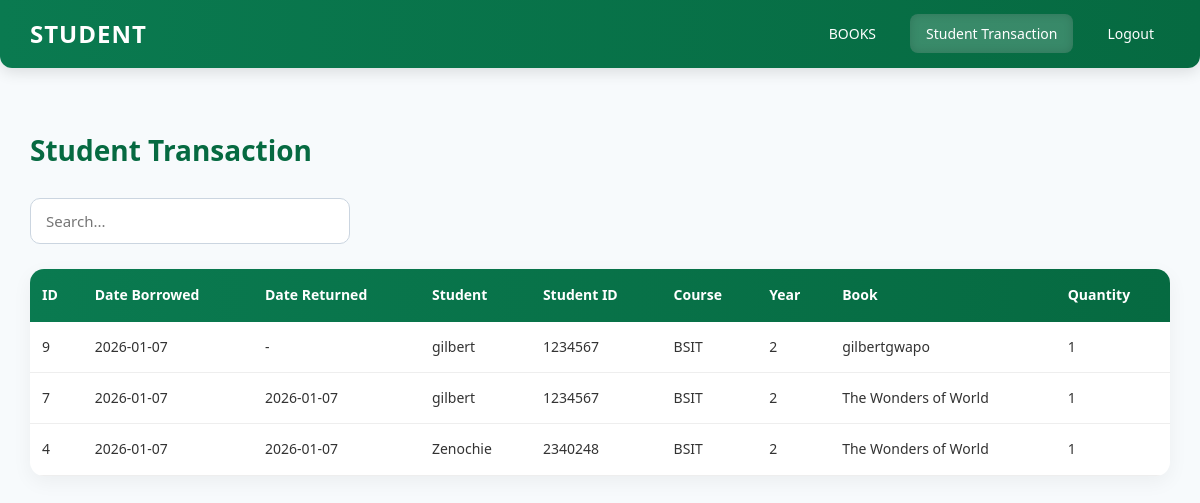
Before: /pisti/student_transaction.php (signed in) with the older database file.
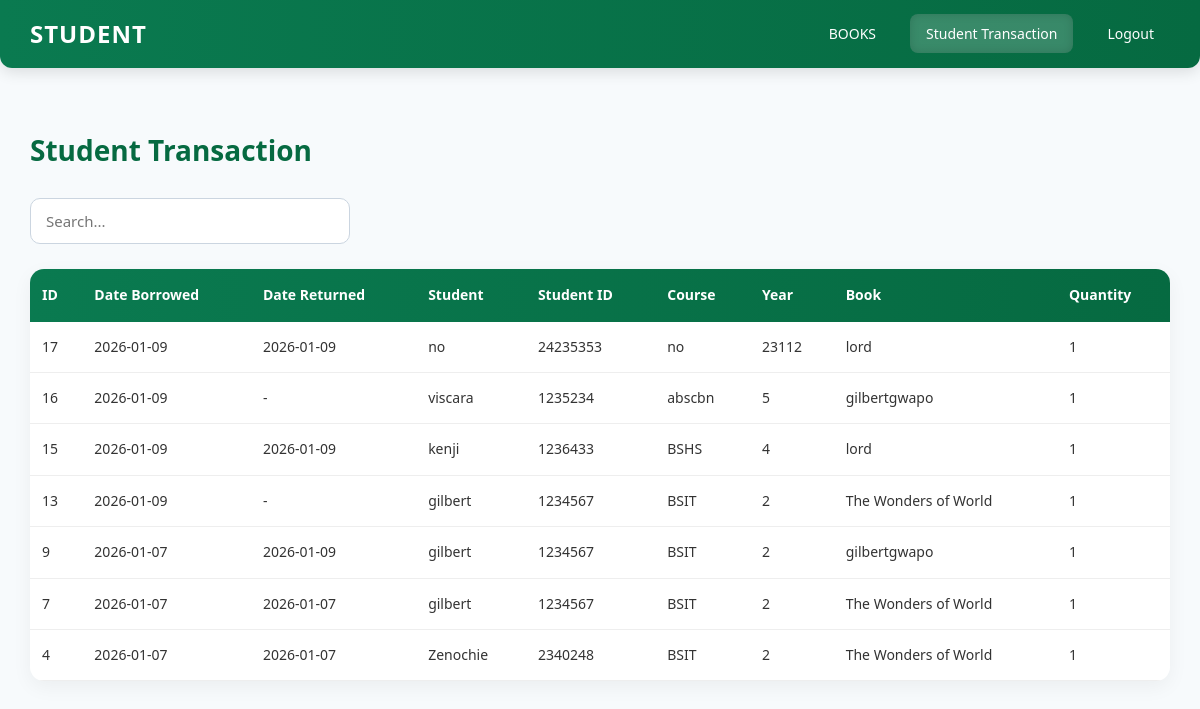
After: the same page with the newer database file.
### tables this page shows
CREATE TABLE `transactions` (
  `transaction_id` int(11) NOT NULL,
  `student_id` int(7) NOT NULL,
  `book_id` int(11) NOT NULL,
  `date_borrowed` date NOT NULL,
  `date_returned` date DEFAULT NULL,
  `quantity` int(11) DEFAULT 1
);

CREATE TABLE `students` (
  `student_id` int(7) NOT NULL,
  `student_name` varchar(255) NOT NULL,
  `course` varchar(100) NOT NULL,
  `phone_number` varchar(20) NOT NULL,
  `year` int(11) NOT NULL
);

CREATE TABLE `books` (
  `book_id` int(11) NOT NULL,
  `book_name` varchar(255) NOT NULL,
  `category` varchar(100) NOT NULL,
  `status` enum('Available','Borrowed','Defective','Out of Stock') DEFAULT 'Available',
  `volume` int(11) NOT NULL,
  `available` int(11) DEFAULT 0,
  `borrowed` int(11) DEFAULT 0,
  `ISBN` int(15) NOT NULL,
  `Author` varchar(255) NOT NULL,
  `Accession_Number` int(15) NOT NULL,
  `Copy` varchar(255) NOT NULL,
  `Masterlist` varchar(255) NOT NULL,
  `Book_Year` int(254) NOT NULL
);

### pisti/student_transaction.php (the view, shortened to what this page needs)
<?php
include "db.php";
$sql = "
    SELECT t.transaction_id,
           t.date_borrowed,
           t.date_returned,
           t.quantity,
           s.student_name,
           s.student_id,
           s.course,
           s.year,
           b.book_name
    FROM transactions t
    LEFT JOIN students s ON t.student_id = s.student_id
    LEFT JOIN books b ON t.book_id = b.book_id
    ORDER BY t.transaction_id DESC
";
$transactions = $conn->query($sql);
?>
<!DOCTYPE html>
<html>
<head>
    <link rel="stylesheet" href="style.css">
</head>
<body>
<aside class="sidebar">
    <h2>STUDENT</h2>
    <ul>
        <li><a href="Books.php">BOOKS</a></li>
        <li><a href="student_transaction.php" class="active">Student Transaction </a></li>
        <li><a href="logout.php"> Logout</a></li>
    </ul>
</aside>
<div class="main">
    <h1> Student Transaction </h1>
    <link rel="stylesheet" href="style.css">
    <input type="text" id="searchInput" placeholder="Search..." onkeyup="searchTable()">
    <table id="transactionTable">
        <thead>
            <tr>
                <th>ID</th>
                <th>Date Borrowed</th>
                <th>Date Returned</th>
                <th>Student</th>
                <th>Student ID</th>
                <th>Course</th>
                <th>Year</th>
                <th>Book</th>
                <th>Quantity</th>
            </tr>
        </thead>
        <tbody>
            <?php while($row = $transactions->fetch_assoc()): ?>
                <tr>
                    <td><?= htmlspecialchars($row['transaction_id']) ?></td>
                    <td><?= htmlspecialchars($row['date_borrowed']) ?></td>
                    <td><?= htmlspecialchars($row['date_returned'] ?? '-') ?></td>
                    <td><?= htmlspecialchars($row['student_name']) ?></td>
                    <td><?= htmlspecialchars($row['student_id']) ?></td>
                    <td><?= htmlspecialchars($row['course']) ?></td>
                    <td><?= htmlspecialchars($row['year']) ?></td>
                    <td><?= htmlspecialchars($row['book_name']) ?></td>
                    <td><?= htmlspecialchars($row['quantity']) ?></td>
                </tr>
            <?php endwhile; ?>
        </tbody>
    </table>
</div>
</body>
</html>

Changed rows visible on the page:
added transactions: transaction_id "17", date_borrowed "2026-01-09", date_returned "2026-01-09", student.student_name "no", student.student_id "24235353", student.course "no", student.year "23112", book.book_name "lord", quantity "1"
added transactions: transaction_id "16", date_borrowed "2026-01-09", date_returned "-", student.student_name "viscara", student.student_id "1235234", student.course "abscbn", student.year "5", book.book_name "gilbertgwapo", quantity "1"
added transactions: transaction_id "15", date_borrowed "2026-01-09", date_returned "2026-01-09", student.student_name "kenji", student.student_id "1236433", student.course "BSHS", student.year "4", book.book_name "lord", quantity "1"
added transactions: transaction_id "13", date_borrowed "2026-01-09", date_returned "-", student.student_name "gilbert", student.student_id "1234567", student.course "BSIT", student.year "2", book.book_name "The Wonders of World", quantity "1"
changed transactions id 9: date_returned "-" → "2026-01-09"
